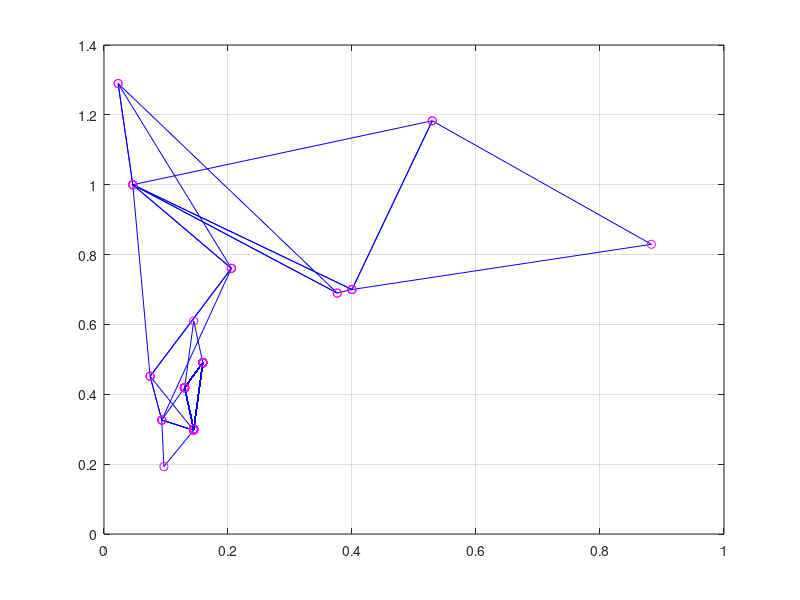

This figure's MATLAB source:
function Simplex

% Daugiklis 1/8 ignoruojamas, kadangi neturi itakos rezultatui
f=@(X) (X(1).^2).*X(2) + X(1).*(X(2).^2) - X(1).*X(2);

% pradiniai artinai
X_0=[0,0];
X_1=[1,1];
X_m=[4/10, 7/10];
X_n=[1/2,1/2];

% pasirenkamas pradinis artinys
X0 = X_m;

% pasirenkami parametrai
gamma=2;
beta=0.5;
eta=-0.5;
teta=1;

epsilon=10^(-4); %tikslumas

%Pradinio simplekso sudarymas
alpha=1/2;
n=2;
delta1=alpha*(sqrt(n+1)+n-1)/(n*sqrt(2));
delta2=alpha*(sqrt(n+1)-1)/(n*sqrt(2));

X1=[X0(1)+delta2,X0(2)+delta1];
X2=[X0(1)+delta1,X0(2)+delta2];

y0=f(X0);
y1=f(X1);
y2=f(X2);

% /////32/////
y=[y0,y1,y2];
X=[X0;X1;X2];

% //////36/////
% Pradinio simplekso braizymas:
deltax=[X0(1),X0(1),X1(1);X1(1),X2(1),X2(1)];
deltay=[X0(2),X0(2),X1(2);X1(2),X2(2),X2(2)];
plot(deltax,deltay,'b');
grid on;
hold on;
plot(X(:,1),X(:,2),'mo');
hold on;

k=1; % iteraciju skaitliukas
i=3; % funkcijos kvietimu skaiciaus skaitliukas
kmax=100; % maksimalus iteraciju skaicius
imax=100; % maksimalus funkcijos kvietimu skaicius

norma=Inf;
format short

% Metodo realizavimas

disp(['   x1   x2    f(x1,x2)    k    (f kv. sk.)']);
disp('-----------------------------------------------');

pabaigti=false;
  while ~pabaigti
    % Randami Xh, Xg, Xl ir funkcijos reiksmes siuose taskuose yh, yg, yl
    [~, nr]=sort(y); % y0, y1, y2 reiksmes isdestomos didejimo tvarka; nr rodys ju numerius ma....

    % TODO rm comment
    % [B,I] = sort(___) also returns a collection of index vectors for any of the previous syntaxes. 
    % I is the same size as A and describes the arrangement of the elements of A into B along the sorted
    % dimension. For example, if A is a vector, then B = A(I).
    
    yl=y(nr(1)); % maziausia y reiksme
    Xl=X(nr(1),:);

    yh=y(nr(n+1)); % didziausia y reiksme  
    Xh=X(nr(n+1)); 

    yg=y(nr(n)); % antra pagal dydi y reiksme
    Xg=X(nr(n),:);

    % Viduriu tasko Xc ir naujo artinio Xnew apskaiciavimas
    Xc=(Xg+Xl)/2;
    Xnew=Xh+(1+teta)*(Xc-Xh);
    ynew=f(Xnew);
    i=i+1;

    % Jei bent viena neigiama koordinate, keiciame krypti
    if Xnew(1)<=0 || Xnew(2)<=0
        disp('Neigiama artinio koordinate! Keiciame krypti.');
        teta=-1/2;
        Xnew=Xh+(1+teta)*(Xc-Xh);
        ynew=f(Xnew);
        i=i+1;
    end

    % Naujo simplekso sudarymas

    if (yl<ynew) && (ynew<yg)
        teta=1;
    elseif ynew<yl
      teta=gamma;
      Z=Xh+(1+teta)*(Xc-Xh);
      yz=f(Z);
      i=i+1;
      if yz<ynew
          ynew=yz;
          Xnew=Z;
      end
    elseif ynew>yh
      teta=eta;
      Z=Xh+(1+teta)*(Xc-Xh);
      Xnew=Z;
      ynew=f(Z);
      i=i+1;
    elseif (yg<ynew) && (ynew<yh)
      teta=beta;
      Z=Xh+(1+teta)*(Xc-Xh);
      Xnew=Z;
      ynew=f(Z);
      i=i+1;
    end

    if Xnew(1)<=0 || Xnew(2)<=0
      disp('Neigiama artinio koordinate! Keiciame krypti.');
      teta=-1/2;
      Xnew=Xh+(1+teta)*(Xc-Xh);
      ynew=f(Xnew);
      i=i+1;
    end

    fprintf('%f    %f   %f %d   %d', Xnew, ynew, k, i);

    count=0;

    if max([norm(Xl-Xg),norm(Xl-Xh),norm(Xg-Xh)])<epsilon
        disp(['Simpleksas tapo mazas (krastiniu ilgiai mazesni uz epsilon=', num2str(epsilon)]);
        % disp(['Simpleksas tapo mazas (krastiniu ilgiai mazesni uz epsilon=', num2str(epsilon), ....
        count=count+1;
    end
    
    if abs(yh-yl)<epsilon
        disp(['Funkcijos reiksmes simplekso virsunese panasios (tikslumu epsilon=', num2str(epsilon)]);
        %disp(['Funkcijos reiksmes simplekso virsunese panasios (tikslumu epsilon=', num2str(ep...
        count=count+1;
    end

    if i>=imax
        count=count+1;
          if count==3
            disp(' ');
            disp('Patenkinamos sustojimo salygos. Skaiciavimai baigiami, new:');
            disp(['1) simpleksas tapo mazas (krastiniu ilgiai mazesni uz epsilon=', num2str(epsilon)]);
            % disp(['1) simpleksas tapo mazas (krastiniu ilgiai mazesni uz epsilon=', num2...
            disp(['2) funkcijos reiksmes simplekso virsunes panasios (tikslumu epsilon=', num2str(epsilon)]);
            % disp(['2) funkcijos reiksmes simplekso virsunes panasios (tikslumu epsilon='...
            disp(['3) pasiektas maksimalus funkciju kvietimu skaicius=', num2str(imax)]);
            % disp(['3) pasiektas maksimalus funkciju kvietimu skaicius=', num2str(imax)...
            pabaigti=true;
          end
    end
 
    if k==kmax
      format short;
      disp(['Pasiektas maksimalus iteraciju skaicius k=', num2str(kmax)]);
      break
    end     
      
    k=k+1;
    disp('ITER');
    y=[yl,yg,ynew];
    X=[Xl;Xg;Xnew];
   
    % Simplekso braizymas:
    deltax=[Xl(1),Xl(1),Xg(1);Xg(1),Xnew(1),Xnew(1)];
    deltay=[Xl(2),Xl(2),Xg(2);Xg(2),Xnew(2),Xnew(2)];
    plot(deltax,deltay,'b');
    hold on;
    plot(X(:,1),X(:,2),'mo');
    hold on;
  end  
